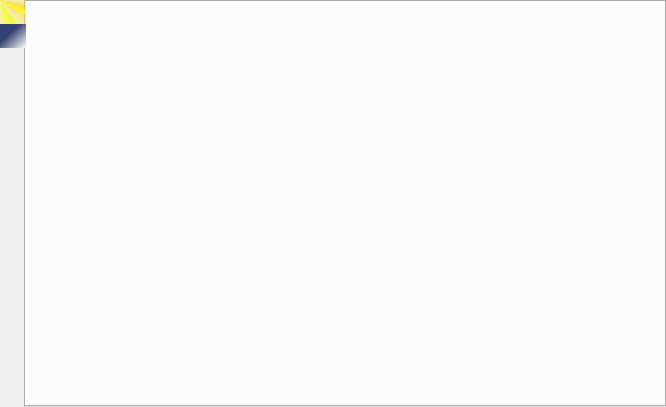
<?xml version="1.0" encoding="UTF-8"?>
<ui version="4.0">
 <class>TabContainer</class>
 <widget class="QTabWidget" name="TabContainer">
  <property name="geometry">
   <rect>
    <x>0</x>
    <y>0</y>
    <width>666</width>
    <height>407</height>
   </rect>
  </property>
  <property name="windowTitle">
   <string>TabWidget</string>
  </property>
  <property name="styleSheet">
   <string notr="true">QTabBar::tab {
	
	background-color: qconicalgradient(cx:0, cy:0, angle:135, stop:0 rgba(255, 255, 0, 69), stop:0.375 rgba(255, 255, 0, 69), stop:0.423533 rgba(251, 255, 0, 145), stop:0.45 rgba(247, 255, 0, 208), stop:0.477581 rgba(255, 244, 71, 130), stop:0.518717 rgba(255, 218, 71, 130), stop:0.55 rgba(255, 255, 0, 255), stop:0.57754 rgba(255, 203, 0, 130), stop:0.625 rgba(255, 255, 0, 69), stop:1 rgba(255, 255, 0, 69));
}

QTabBar::tab:selected {
	background-color: qlineargradient(spread:pad, x1:0, y1:0, x2:1, y2:1, stop:0.380682 rgba(52, 64, 113, 255), stop:1 rgba(255, 255, 255, 255));
}</string>
  </property>
  <property name="tabPosition">
   <enum>QTabWidget::West</enum>
  </property>
  <property name="tabShape">
   <enum>QTabWidget::Rounded</enum>
  </property>
  <property name="currentIndex">
   <number>1</number>
  </property>
  <property name="iconSize">
   <size>
    <width>50</width>
    <height>50</height>
   </size>
  </property>
  <property name="elideMode">
   <enum>Qt::ElideNone</enum>
  </property>
  <property name="documentMode">
   <bool>false</bool>
  </property>
  <widget class="QWidget" name="tab_1">
   <attribute name="icon">
    <iconset>
     <normalon>:/image/tab_setting.png</normalon>
    </iconset>
   </attribute>
   <attribute name="title">
    <string/>
   </attribute>
  </widget>
  <widget class="YTChart" name="tab_2">
   <attribute name="icon">
    <iconset>
     <normalon>:/image/tab_info.png</normalon>
    </iconset>
   </attribute>
   <attribute name="title">
    <string/>
   </attribute>
  </widget>
 </widget>
 <customwidgets>
  <customwidget>
   <class>YTChart</class>
   <extends>QWidget</extends>
   <header>YTChart.h</header>
   <container>1</container>
  </customwidget>
 </customwidgets>
 <resources/>
 <connections/>
</ui>
